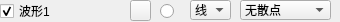
                   <widget class="QWidget" name="widget_1" native="true">
                    <property name="minimumSize">
                     <size>
                      <width>335</width>
                      <height>22</height>
                     </size>
                    </property>
                    <property name="maximumSize">
                     <size>
                      <width>16777215</width>
                      <height>22</height>
                     </size>
                    </property>
                    <widget class="QRadioButton" name="rdoBoldCurve1">
                     <property name="geometry">
                      <rect>
                       <x>160</x>
                       <y>3</y>
                       <width>16</width>
                       <height>16</height>
                      </rect>
                     </property>
                     <property name="text">
                      <string/>
                     </property>
                     <property name="checked">
                      <bool>false</bool>
                     </property>
                    </widget>
                    <widget class="QCheckBox" name="chkVisibleCurve1">
                     <property name="geometry">
                      <rect>
                       <x>0</x>
                       <y>3</y>
                       <width>125</width>
                       <height>16</height>
                      </rect>
                     </property>
                     <property name="text">
                      <string>波形1</string>
                     </property>
                     <property name="checked">
                      <bool>true</bool>
                     </property>
                    </widget>
                    <widget class="QPushButton" name="btnColourCurve1">
                     <property name="geometry">
                      <rect>
                       <x>130</x>
                       <y>0</y>
                       <width>21</width>
                       <height>21</height>
                      </rect>
                     </property>
                     <property name="text">
                      <string/>
                     </property>
                    </widget>
                    <widget class="QComboBox" name="cmbScatterStyle1">
                     <property name="geometry">
                      <rect>
                       <x>240</x>
                       <y>0</y>
                       <width>91</width>
                       <height>20</height>
                      </rect>
                     </property>
                     <property name="focusPolicy">
                      <enum>Qt::WheelFocus</enum>
                     </property>
                     <property name="maxVisibleItems">
                      <number>20</number>
                     </property>
                     <item>
                      <property name="text">
                       <string>无散点</string>
                      </property>
                      <property name="icon">
                       <iconset resource="res.qrc">
                        <normaloff>:/pic/ssNone.png</normaloff>:/pic/ssNone.png</iconset>
                      </property>
                     </item>
                     <item>
                      <property name="text">
                       <string>x形</string>
                      </property>
                      <property name="icon">
                       <iconset resource="res.qrc">
                        <normaloff>:/pic/ssCross.png</normaloff>:/pic/ssCross.png</iconset>
                      </property>
                     </item>
                     <item>
                      <property name="text">
                       <string>+形</string>
                      </property>
                      <property name="icon">
                       <iconset resource="res.qrc">
                        <normaloff>:/pic/ssPlus.png</normaloff>:/pic/ssPlus.png</iconset>
                      </property>
                     </item>
                     <item>
                      <property name="text">
                       <string>空心圆</string>
                      </property>
                      <property name="icon">
                       <iconset resource="res.qrc">
                        <normaloff>:/pic/ssCircle.png</normaloff>:/pic/ssCircle.png</iconset>
                      </property>
                     </item>
                     <item>
                      <property name="text">
                       <string>实心圆</string>
                      </property>
                      <property name="icon">
                       <iconset resource="res.qrc">
                        <normaloff>:/pic/ssDisc.png</normaloff>:/pic/ssDisc.png</iconset>
                      </property>
                     </item>
                     <item>
                      <property name="text">
                       <string>矩形</string>
                      </property>
                      <property name="icon">
                       <iconset resource="res.qrc">
                        <normaloff>:/pic/ssSquare.png</normaloff>:/pic/ssSquare.png</iconset>
                      </property>
                     </item>
                     <item>
                      <property name="text">
                       <string>菱形</string>
                      </property>
                      <property name="icon">
                       <iconset resource="res.qrc">
                        <normaloff>:/pic/ssDiamond.png</normaloff>:/pic/ssDiamond.png</iconset>
                      </property>
                     </item>
                     <item>
                      <property name="text">
                       <string>星形</string>
                      </property>
                      <property name="icon">
                       <iconset resource="res.qrc">
                        <normaloff>:/pic/ssStar.png</normaloff>:/pic/ssStar.png</iconset>
                      </property>
                     </item>
                     <item>
                      <property name="text">
                       <string>正三角</string>
                      </property>
                      <property name="icon">
                       <iconset resource="res.qrc">
                        <normaloff>:/pic/ssTriangle.png</normaloff>:/pic/ssTriangle.png</iconset>
                      </property>
                     </item>
                     <item>
                      <property name="text">
                       <string>倒三角</string>
                      </property>
                      <property name="icon">
                       <iconset resource="res.qrc">
                        <normaloff>:/pic/ssTriangleInverted.png</normaloff>:/pic/ssTriangleInverted.png</iconset>
                      </property>
                     </item>
                     <item>
                      <property name="text">
                       <string>x框</string>
                      </property>
                      <property name="icon">
                       <iconset resource="res.qrc">
                        <normaloff>:/pic/ssCrossSquare.png</normaloff>:/pic/ssCrossSquare.png</iconset>
                      </property>
                     </item>
                     <item>
                      <property name="text">
                       <string>+框</string>
                      </property>
                      <property name="icon">
                       <iconset resource="res.qrc">
                        <normaloff>:/pic/ssPlusSquare.png</normaloff>:/pic/ssPlusSquare.png</iconset>
                      </property>
                     </item>
                     <item>
                      <property name="text">
                       <string>x圆</string>
                      </property>
                      <property name="icon">
                       <iconset resource="res.qrc">
                        <normaloff>:/pic/ssCrossCircle.png</normaloff>:/pic/ssCrossCircle.png</iconset>
                      </property>
                     </item>
                     <item>
                      <property name="text">
                       <string>+圆</string>
                      </property>
                      <property name="icon">
                       <iconset resource="res.qrc">
                        <normaloff>:/pic/ssPlusCircle.png</normaloff>:/pic/ssPlusCircle.png</iconset>
                      </property>
                     </item>
                     <item>
                      <property name="text">
                       <string>和平</string>
                      </property>
                      <property name="icon">
                       <iconset resource="res.qrc">
                        <normaloff>:/pic/ssPeace.png</normaloff>:/pic/ssPeace.png</iconset>
                      </property>
                     </item>
                    </widget>
                    <widget class="QComboBox" name="cmbLineStyle1">
                     <property name="geometry">
                      <rect>
                       <x>190</x>
                       <y>0</y>
                       <width>41</width>
                       <height>20</height>
                      </rect>
                     </property>
                     <property name="currentIndex">
                      <number>1</number>
                     </property>
                     <item>
                      <property name="text">
                       <string>点</string>
                      </property>
                     </item>
                     <item>
                      <property name="text">
                       <string>线</string>
                      </property>
                     </item>
                     <item>
                      <property name="text">
                       <string>左</string>
                      </property>
                     </item>
                     <item>
                      <property name="text">
                       <string>右</string>
                      </property>
                     </item>
                     <item>
                      <property name="text">
                       <string>中</string>
                      </property>
                     </item>
                     <item>
                      <property name="text">
                       <string>积</string>
                      </property>
                     </item>
                    </widget>
                   </widget>
